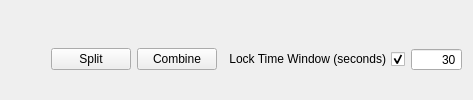
      <widget class="QWidget" name="pressure_tab">
       <attribute name="title">
        <string>Pressure</string>
       </attribute>
       <layout class="QGridLayout" name="gridLayout_5">
        <item row="2" column="0">
         <layout class="QHBoxLayout" name="horizontalLayout_3">
          <item>
           <spacer name="horizontalSpacer_12">
            <property name="orientation">
             <enum>Qt::Orientation::Horizontal</enum>
            </property>
            <property name="sizeHint" stdset="0">
             <size>
              <width>40</width>
              <height>20</height>
             </size>
            </property>
           </spacer>
          </item>
          <item>
           <widget class="QPushButton" name="pressure_plot_split">
            <property name="sizePolicy">
             <sizepolicy hsizetype="Minimum" vsizetype="Fixed">
              <horstretch>0</horstretch>
              <verstretch>0</verstretch>
             </sizepolicy>
            </property>
            <property name="text">
             <string>Split</string>
            </property>
           </widget>
          </item>
          <item>
           <widget class="QPushButton" name="pressure_plot_combine">
            <property name="text">
             <string>Combine</string>
            </property>
           </widget>
          </item>
          <item>
           <widget class="QCheckBox" name="pressure_plot_time_lock">
            <property name="sizePolicy">
             <sizepolicy hsizetype="Minimum" vsizetype="Fixed">
              <horstretch>0</horstretch>
              <verstretch>0</verstretch>
             </sizepolicy>
            </property>
            <property name="layoutDirection">
             <enum>Qt::LayoutDirection::RightToLeft</enum>
            </property>
            <property name="text">
             <string>Lock Time Window (seconds)</string>
            </property>
            <property name="checked">
             <bool>true</bool>
            </property>
           </widget>
          </item>
          <item>
           <widget class="QSpinBox" name="pressure_plot_time_delta">
            <property name="sizePolicy">
             <sizepolicy hsizetype="Minimum" vsizetype="Fixed">
              <horstretch>0</horstretch>
              <verstretch>0</verstretch>
             </sizepolicy>
            </property>
            <property name="minimumSize">
             <size>
              <width>50</width>
              <height>0</height>
             </size>
            </property>
            <property name="layoutDirection">
             <enum>Qt::LayoutDirection::LeftToRight</enum>
            </property>
            <property name="styleSheet">
             <string notr="true"/>
            </property>
            <property name="wrapping">
             <bool>false</bool>
            </property>
            <property name="frame">
             <bool>true</bool>
            </property>
            <property name="alignment">
             <set>Qt::AlignmentFlag::AlignRight|Qt::AlignmentFlag::AlignTrailing|Qt::AlignmentFlag::AlignVCenter</set>
            </property>
            <property name="buttonSymbols">
             <enum>QAbstractSpinBox::ButtonSymbols::NoButtons</enum>
            </property>
            <property name="maximum">
             <number>1000000</number>
            </property>
            <property name="value">
             <number>30</number>
            </property>
           </widget>
          </item>
         </layout>
        </item>
        <item row="0" column="0">
         <layout class="QHBoxLayout" name="pressure_controls">
          <property name="spacing">
           <number>6</number>
          </property>
          <property name="sizeConstraint">
           <enum>QLayout::SizeConstraint::SetDefaultConstraint</enum>
          </property>
          <property name="leftMargin">
           <number>10</number>
          </property>
          <property name="topMargin">
           <number>10</number>
          </property>
          <property name="rightMargin">
           <number>10</number>
          </property>
          <property name="bottomMargin">
           <number>10</number>
          </property>
         </layout>
        </item>
        <item row="1" column="0">
         <layout class="QVBoxLayout" name="pressure_plot_container"/>
        </item>
       </layout>
      </widget>
